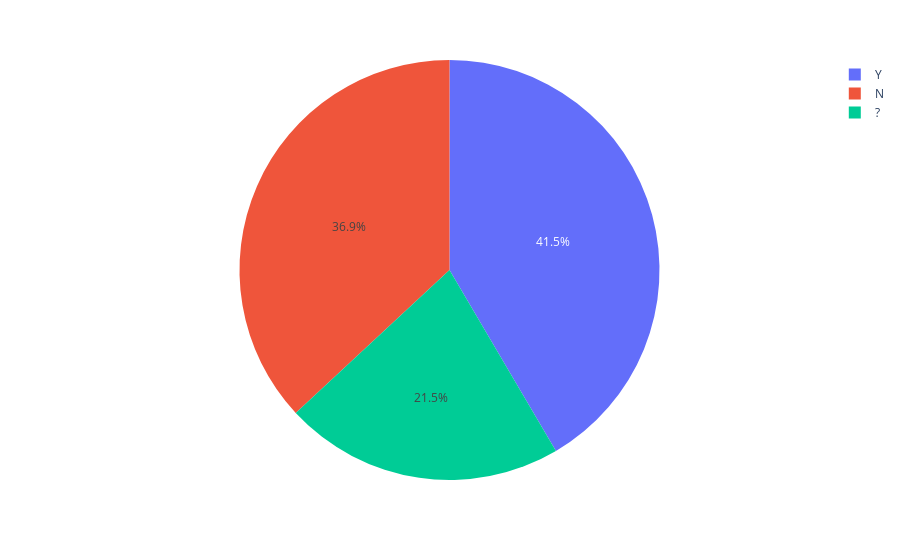

Notebook code cell kept with this figure:
### Code cell
px.pie(data_frame=df, values='counts', names=counts.index)

### Figure 1 — Plotly figure (JSON) as saved in the notebook; plotly's stock layout.template omitted (floating-point values rounded to 4 significant figures)
{"data": [{"domain": {"x": [0, 1], "y": [0, 1]}, "hovertemplate": "index=%{label}<br>counts=%{value}<extra></extra>", "labels": ["Y", "N", "?"], "legendgroup": "", "name": "", "showlegend": true, "type": "pie", "values": [27, 24, 14]}], "layout": {"legend": {"tracegroupgap": 0}, "margin": {"t": 60}}}
